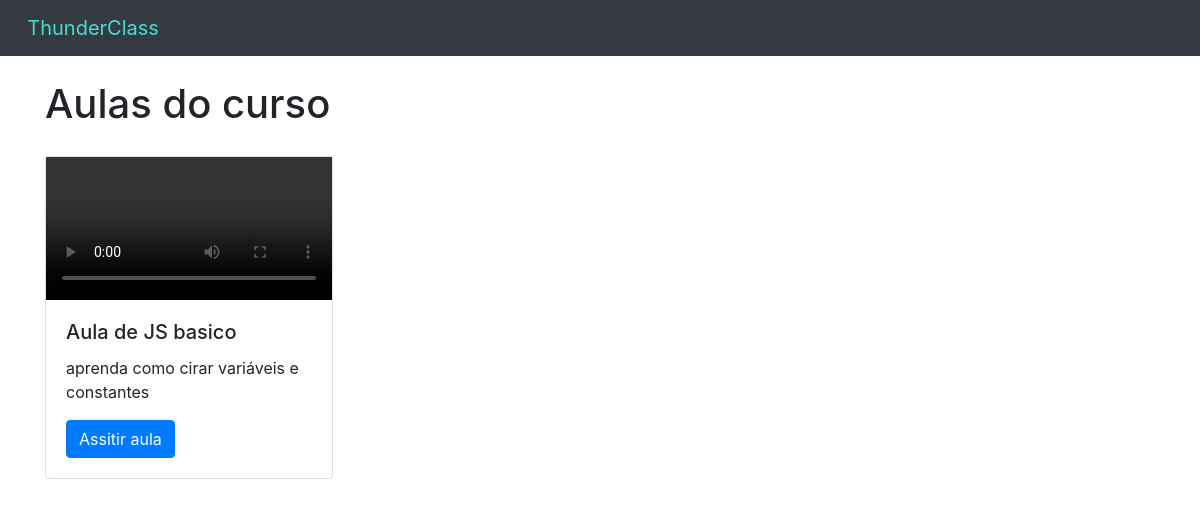
The page /home/curso/2 on the database its author committed.
### cursos/models.py (models this page shows, shortened)
class Aulas(models.Model):
    nome = models.CharField(max_length = 100)
    descricao = models.TextField()
    aula = models.FileField(upload_to = "aulas")
    curso = models.ForeignKey(Cursos, on_delete = models.DO_NOTHING)

### cursos/views.py (the view)
# urls.py: path('curso/<int:id>', views.curso, name="curso"),
def curso(request, id):
    v_curso = Cursos.objects.get(id=id)
    aulas = Aulas.objects.filter(curso=v_curso)
    return render(request, 'curso.html', {'aulas': aulas})

### cursos/templates/curso.html (shortened to what this page needs)
{% extends 'base.html'%}
{% block 'body' %}
<div class="container">
  <br>
  <h1>Aulas do curso</h1>
  <div class="row">
      {% for i in aulas %}
          <div style="margin-top: 20px;" class="col-md">
              <div class="card" style="width: 18rem;">
                <video  controls>
                  <source src="{{i.aula.url}}" type="video/mp4">
                </video>
                  <div class="card-body">
                    <h5 class="card-title">{{i.nome}}</h5>
                    <p class="card-text">{{i.descricao}}</p>
                    <a href="{% url 'aula' i.id %}" class="btn btn-primary">Assitir aula</a>
                  </div>
                </div>
          </div>
      {% endfor %}
  </div>
</div>
{% endblock %}

### rows shown on the page
Aulas: nome "Aula de JS basico", descricao "aprenda como cirar variáveis e constantes"
